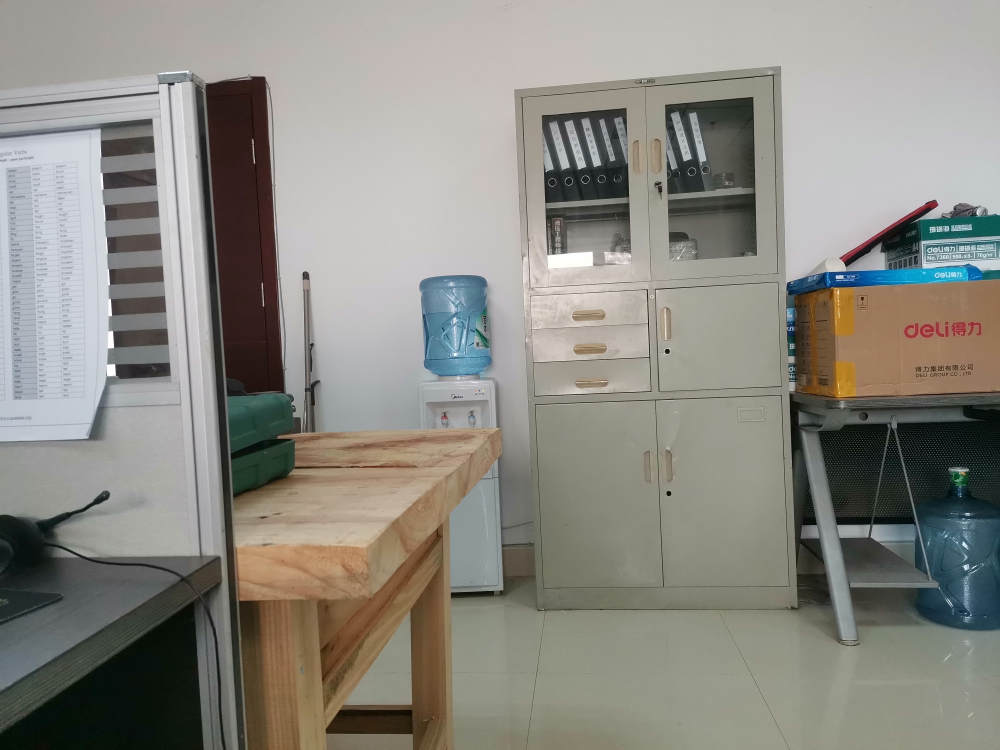
#> input picture 几何变换/单应性（homography）/Images/01.jpg, 4000 x 3000 px (shown at 1/4 size)
$ python Resize.py
#> lines starting #> are read from the running program, lines starting #| are printed output that depends on the picture
import cv2

img1 = cv2.imread('01.jpg')
#> img1 is the input picture: shape (3000, 4000, 3); mean B, G, R 130.4, 137.3, 139.6
img2 = cv2.imread('02.jpg')
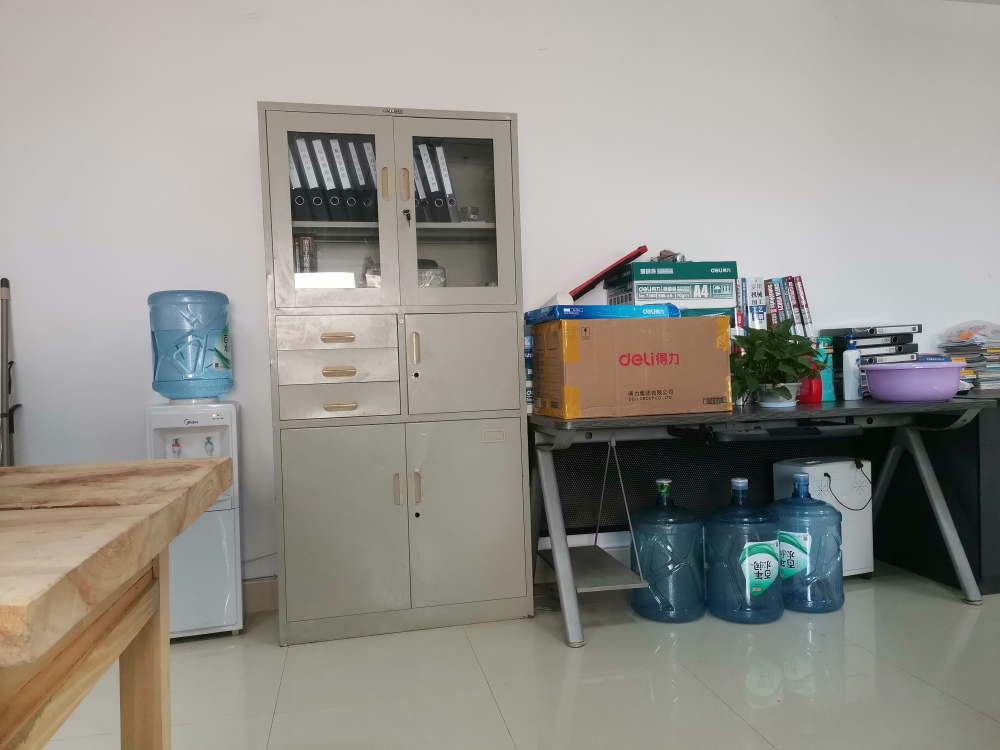
#> input picture 几何变换/单应性（homography）/Images/02.jpg, 4000 x 3000 px (shown at 1/4 size)
#> img2 is the input picture: shape (3000, 4000, 3); mean B, G, R 139.3, 145.8, 148.2

img1_re = cv2.resize(img1,(800,600))
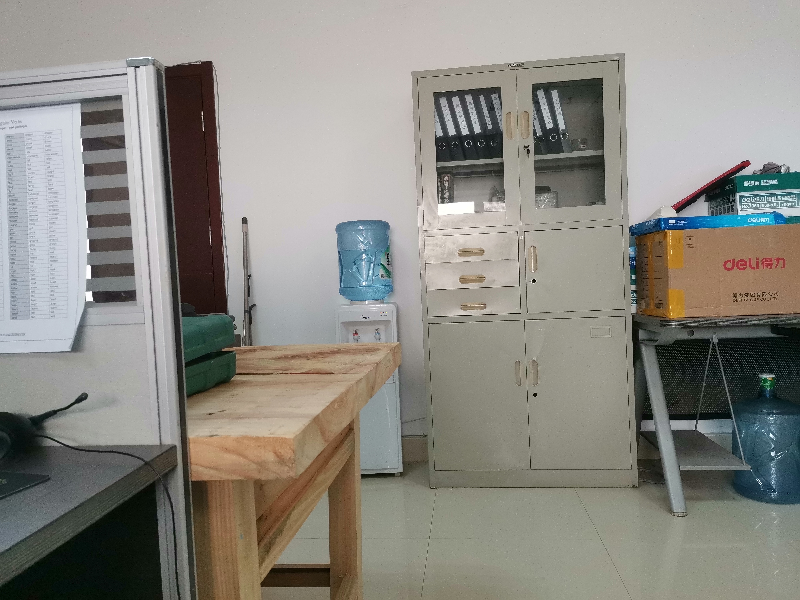
#> img1_re: shape (600, 800, 3); mean B, G, R 130.3, 137.3, 139.6
img2_re = cv2.resize(img2,(800,600))
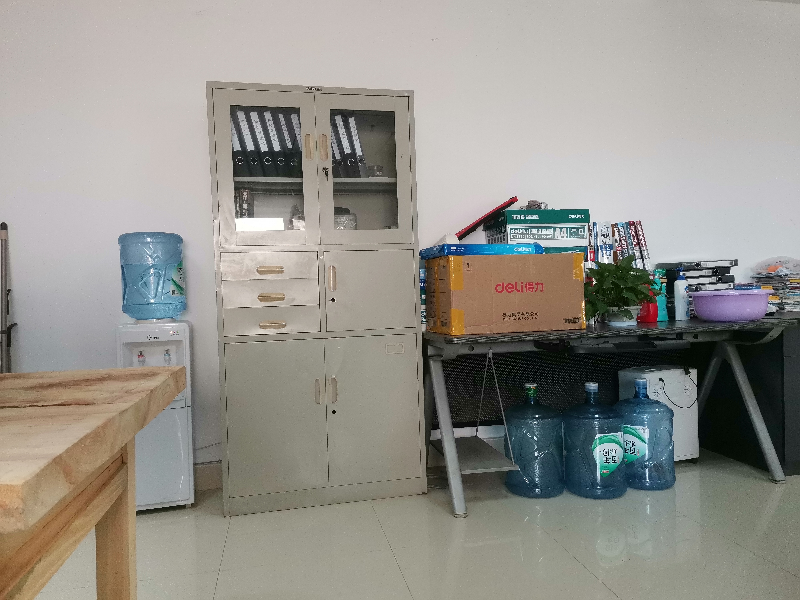
#> img2_re: shape (600, 800, 3); mean B, G, R 139.3, 145.9, 148.2

cv2.imwrite('01_resize.jpg',img1_re)
cv2.imwrite('02_resize.jpg',img2_re)
